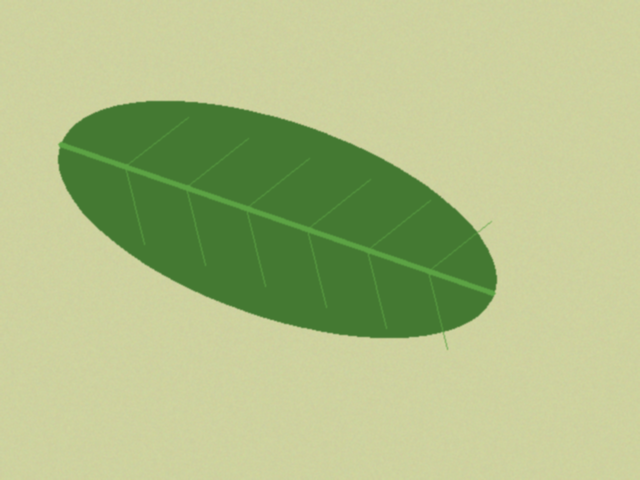
#> input picture src/data/sintesis/bersih/teh_001.png, 640 x 480 px
$ python -i bercak.py   (imports and definitions only)
#> lines starting #> are read from the running program, lines starting #| are printed output that depends on the picture; after the words box and inside, x2 and y2 are one past the last pixel; in counts of white or black regions, pixels touching at a corner belong together
#> further down, picture is the input picture: shape (480, 640, 3); mean B, G, R 133.9, 189.7, 174.3
### src/utils_tepi.py
"""utils_tepi.py: fungsi bantu evaluasi deteksi tepi dan morfologi (P5-P6 SIMUTEH)."""
import cv2
import numpy as np

def tepi_acuan(mask):
    m = (mask > 0).astype(np.uint8)
    return ((m - cv2.erode(m, np.ones((3, 3), np.uint8))) > 0).astype(np.uint8) * 255

# [16 lines left out: functions skor_tepi, iou, not called in this run]

def mask_daun_awal(img_bgr):
    s = cv2.cvtColor(img_bgr, cv2.COLOR_BGR2HSV)[:, :, 1]
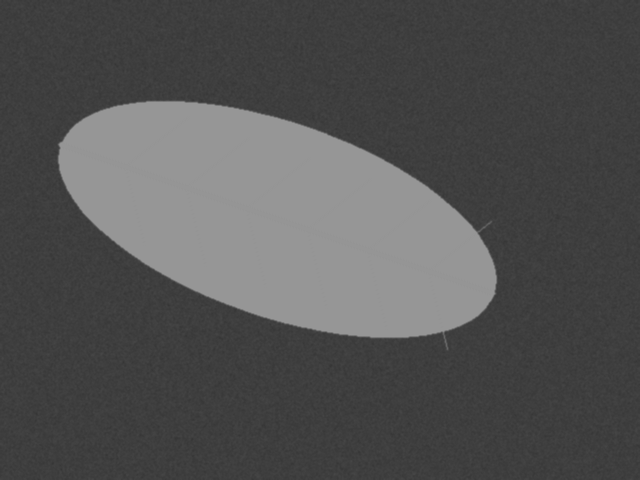
#> s: shape (480, 640); min 54, max 150, mean 82.1
    _, m = cv2.threshold(s, 0, 255, cv2.THRESH_BINARY + cv2.THRESH_OTSU)
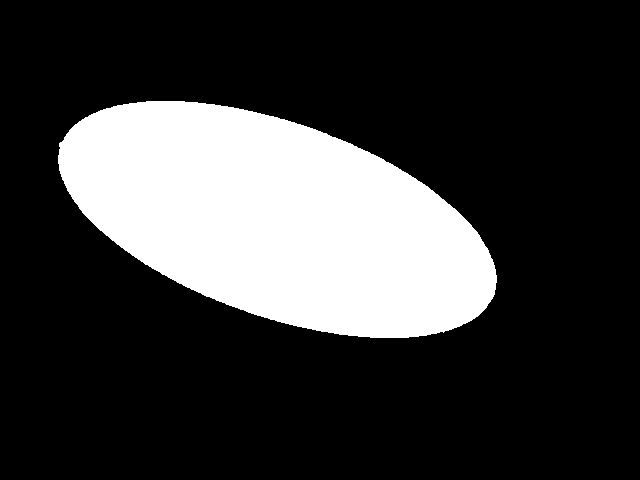
#> m: shape (480, 640); 22.8% white; 1 white region, box (x1, y1, x2, y2) and area: (58, 101, 497, 338) 70151
    return m

def bercak_awal(img_bgr, mask_daun, kanal=2, k=4.0):
#> called with kanal = 2, k = 4
    c = img_bgr[:, :, kanal].astype(np.float32)
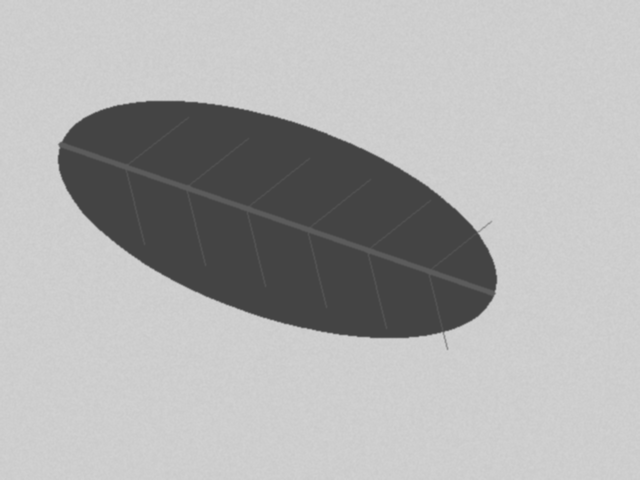
#> c: shape (480, 640) float32; min 68, max 210, mean 174.3
    m = mask_daun > 0
    med = np.median(c[m])
#> med = 68
    mad = 1.4826 * np.median(np.abs(c[m] - med))
#> mad = 0
    return (((c > med + k * mad) & m) * 255).astype(np.uint8)
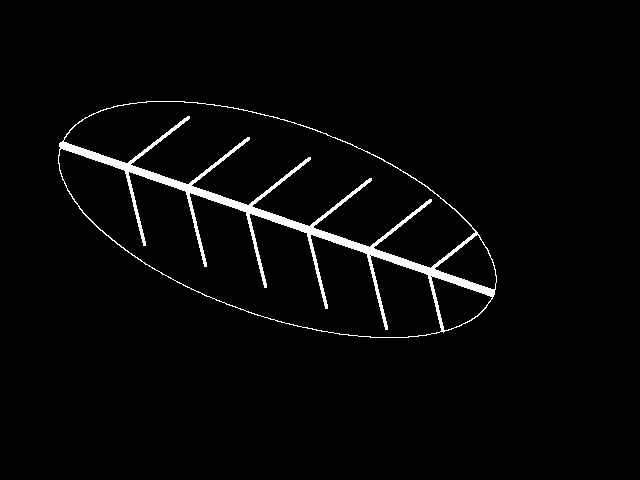
#> returned value: shape (480, 640); 2.6% white; 1 white region, box (x1, y1, x2, y2) and area: (58, 101, 497, 338) 7869

### src/bercak.py
"""bercak.py: analisis bercak SIMUTEH (dipakai ulang mulai P7)."""
import json
import cv2
import numpy as np
from utils_tepi import mask_daun_awal, bercak_awal

PARAM_BERCAK = {
    "kanal": 2,            # kanal terpilih (2 = R)
    "k": 4.0,              # ambang median + k x MAD
    "se_bentuk": "elips",  # "elips", "persegi", "silang"
    "se_open": 5,          # ukuran SE opening (0 = tidak dipakai)
    "se_close": 5,         # ukuran SE closing (0 = tidak dipakai)
    "luas_min": 20,        # piksel
    "bulat_min": 0.5,
    "rasio_maks": 1.8,
    "batas_ringan": 0.1,   # persen bercak minimum kelas Ringan
    "batas_berat": 2.0,    # persen bercak minimum kelas Berat
    "mm_per_px": 0.4375,
}

_BENTUK = {"elips": cv2.MORPH_ELLIPSE, "persegi": cv2.MORPH_RECT, "silang": cv2.MORPH_CROSS}


def _se(p, uk):
    return cv2.getStructuringElement(_BENTUK[p["se_bentuk"]], (uk, uk))


def bersihkan(biner, p):
    """Opening membuang titik derau dan potongan tipis; closing menutup celah."""
    # TODO 1: opening bila se_open > 0
    if p["se_open"] > 0:
        biner = cv2.morphologyEx(biner, cv2.MORPH_OPEN, _se(p, p["se_open"]))
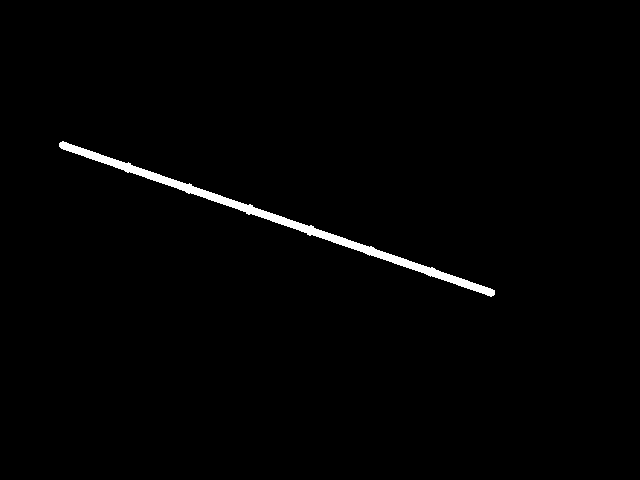
#> biner: shape (480, 640); 1.2% white; 1 white region, box (x1, y1, x2, y2) and area: (59, 141, 495, 297) 3591
    # TODO 2: closing bila se_close > 0
    if p["se_close"] > 0:
        biner = cv2.morphologyEx(biner, cv2.MORPH_CLOSE, _se(p, p["se_close"]))
#> biner: shape (480, 640); 1.2% white; 1 white region, box (x1, y1, x2, y2) and area: (59, 141, 495, 297) 3596
    return biner


def ukur_dan_saring(biner, p):
    """Mengembalikan mask bercak tersaring dan daftar ukuran setiap bercak."""
    keluar, daftar = np.zeros_like(biner), []
#> keluar: shape (480, 640); every value is 0
#> daftar = []
    # TODO 3: label komponen terhubung (konektivitas 8)
    n, lbl, st, cen = cv2.connectedComponentsWithStats((biner > 0).astype(np.uint8), connectivity=8)
#> n = 2; st = [[0, 0, 640, 480, 303604], [59, 141, 436, 156, 3596]]; cen = [[320, 239.7], [276.3, 218.4]]
    for i in range(1, n):
        # TODO 4: luas, keliling, kebulatan, rasio aspek (kontur dihitung pada potongan bounding box)
        x, y, w, h = (int(st[i, c]) for c in (cv2.CC_STAT_LEFT, cv2.CC_STAT_TOP,
                                              cv2.CC_STAT_WIDTH, cv2.CC_STAT_HEIGHT))
        potong = np.pad((lbl[y:y + h, x:x + w] == i).astype(np.uint8), 1)
        kontur, _ = cv2.findContours(potong, cv2.RETR_EXTERNAL, cv2.CHAIN_APPROX_NONE)
        luas = int(st[i, cv2.CC_STAT_AREA])
        keliling = cv2.arcLength(kontur[0], True)
        kebulatan = 0.0 if keliling == 0 else 4 * np.pi * luas / keliling ** 2
        lebar, tinggi = cv2.minAreaRect(kontur[0])[1]
        rasio = max(lebar, tinggi) / max(min(lebar, tinggi), 1)
        # TODO 5: simpan hanya yang memenuhi luas_min, bulat_min, rasio_maks
        if luas >= p["luas_min"] and kebulatan >= p["bulat_min"] and rasio <= p["rasio_maks"]:
            keluar[lbl == i] = 255
            daftar.append({"label": i, "luas_px": luas,
                           "luas_mm2": round(luas * p["mm_per_px"] ** 2, 2),
                           "keliling_px": round(float(keliling), 1),
                           "kebulatan": round(float(kebulatan), 2),
                           "rasio_aspek": round(float(rasio), 2),
                           "cx": int(cen[i][0]), "cy": int(cen[i][1])})
#> this loop made 1 pass
#> (x, y, w, h, luas, keliling, kebulatan, lebar) on pass 1: (59, 141, 436, 156, 3596, 1014.8, 0.0439, 10.11)
#> pass 1, in ukur_dan_saring, `potong = np.pad((lbl[y:y + h, x:x + w] == i).astype(np.uint8), 1)`:
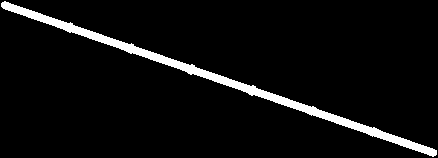
#> potong: shape (158, 438); values 0 (black) and 1 (white), 5.2% white; 1 white region, box (x1, y1, x2, y2) and area: (1, 1, 437, 157) 3596
    return keluar, daftar


def analisis_daun(img_praproses, p=None):
    """Masukan: citra BGR hasil praproses. Keluaran: kamus hasil analisis."""
    p = {**PARAM_BERCAK, **(p or {})}
    m_daun = mask_daun_awal(img_praproses)
    biner = bercak_awal(img_praproses, m_daun, kanal=p["kanal"], k=p["k"])
    m_bercak, daftar = ukur_dan_saring(bersihkan(biner, p), p)
#> daftar = []
    # TODO 6: persen bercak = luas bercak / luas daun x 100
    luas_daun = int((m_daun > 0).sum())
#> luas_daun = 70151
    persen = 100.0 * int((m_bercak > 0).sum()) / max(luas_daun, 1)
#> persen = 0
    # TODO 7: kelas dari batas_ringan dan batas_berat
    if persen >= p["batas_berat"]:
        kelas = "Bercak Berat"
    elif persen >= p["batas_ringan"]:
        kelas = "Bercak Ringan"
    else:
        kelas = "Sehat"
    return {"mask_daun": m_daun, "mask_bercak": m_bercak, "jumlah_bercak": len(daftar),
            "persen_bercak": round(float(persen), 3), "kelas": kelas, "bercak": daftar}


def simpan_param(p, path="../hasil/param_bercak.json"):
    with open(path, "w") as f:
        json.dump({**PARAM_BERCAK, **p}, f, indent=2)

>>> import cv2
>>> picture = cv2.imread('data/sintesis/bersih/teh_001.png')
>>> result = analisis_daun(picture)
#> result = 6 items

$ run again, on src/data/sintesis/bersih/teh_002.png
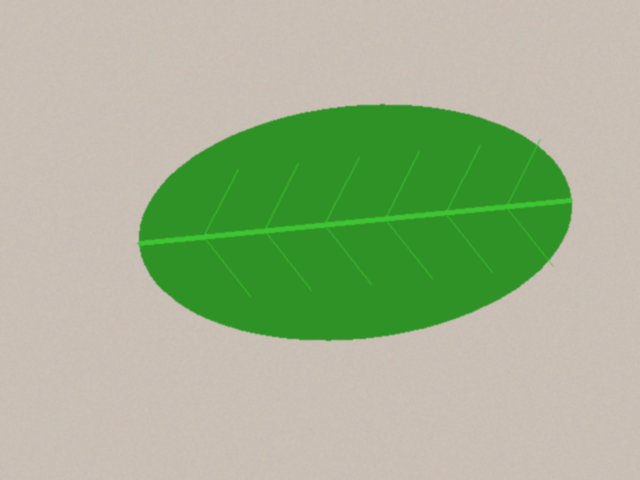
#> input picture src/data/sintesis/bersih/teh_002.png, 640 x 480 px
#> picture is the input picture: shape (480, 640, 3); mean B, G, R 143.7, 179.5, 160.9
#> in mask_daun_awal, `_, m = cv2.threshold(s, 0, 255, cv2.THRESH_BINARY + cv2.THRESH_OTSU)`:
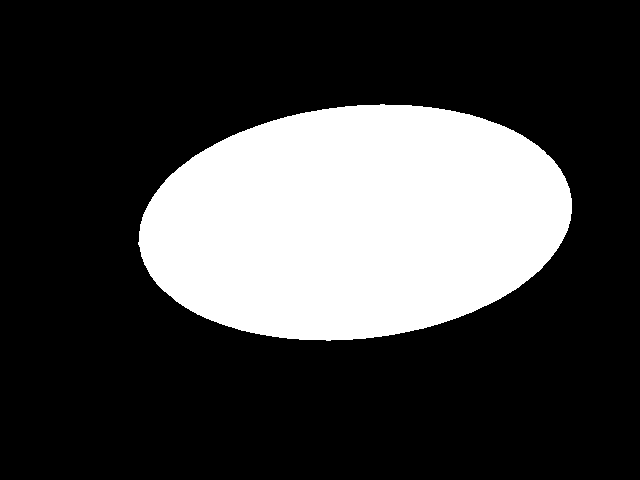
#> m: shape (480, 640); 25.9% white; 1 white region, box (x1, y1, x2, y2) and area: (138, 104, 572, 341) 79492
#> med = 47
#> mad = 0
#> biner: shape (480, 640); 1% white; 1 white region, box (x1, y1, x2, y2) and area: (138, 197, 572, 247) 3158
#> keluar: shape (480, 640); every value is 0
#> in ukur_dan_saring, `keluar, daftar = np.zeros_like(biner), []`: daftar = []
#> n = 2; st = [[0, 0, 640, 480, 304042], [138, 197, 434, 50, 3158]]; cen = [[319.1, 239.7], [354.8, 221.5]]
#> the loop in ukur_dan_saring, `for i in range(1, n):` made 1 pass
#> (x, y, w, h, luas, keliling, kebulatan, lebar) on pass 1: (138, 197, 434, 50, 3158, 920, 0.0469, 435.4)
#> pass 1, in ukur_dan_saring, `potong = np.pad((lbl[y:y + h, x:x + w] == i).astype(np.uint8), 1)`:
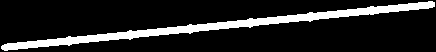
#> potong: shape (52, 436); values 0 (black) and 1 (white), 13.9% white; 1 white region, box (x1, y1, x2, y2) and area: (1, 1, 435, 51) 3158
#> in analisis_daun, `m_bercak, daftar = ukur_dan_saring(bersihkan(biner, p), p)`: daftar = []
#> luas_daun = 79492
#> persen = 0
#> result = 6 items

$ run again, on src/data/sintesis/bersih/teh_003.png
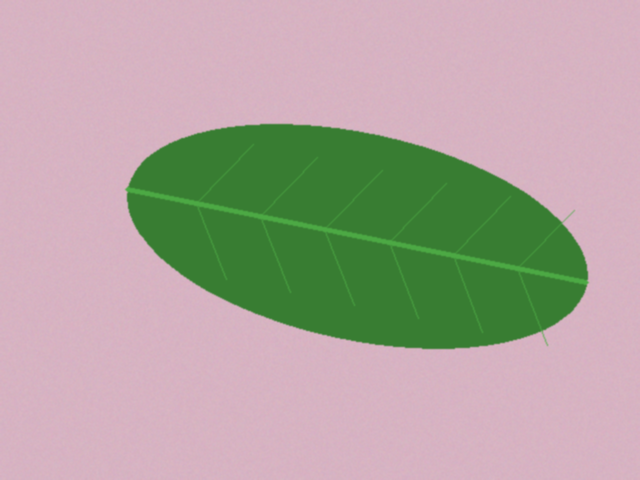
#> input picture src/data/sintesis/bersih/teh_003.png, 640 x 480 px
#> picture is the input picture: shape (480, 640, 3); mean B, G, R 158.1, 165.7, 175.4
#> in mask_daun_awal, `_, m = cv2.threshold(s, 0, 255, cv2.THRESH_BINARY + cv2.THRESH_OTSU)`:
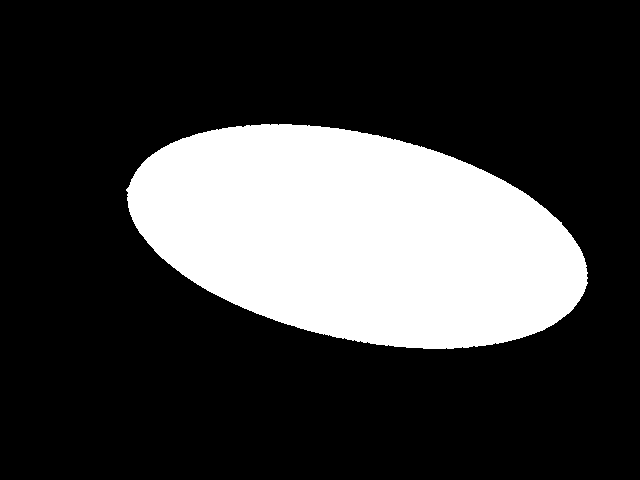
#> m: shape (480, 640); 24.7% white; 1 white region, box (x1, y1, x2, y2) and area: (126, 124, 588, 349) 75771
#> med = 56
#> mad = 0
#> biner: shape (480, 640); 1.1% white; 1 white region, box (x1, y1, x2, y2) and area: (127, 186, 587, 286) 3411
#> keluar: shape (480, 640); every value is 0
#> in ukur_dan_saring, `keluar, daftar = np.zeros_like(biner), []`: daftar = []
#> n = 2; st = [[0, 0, 640, 480, 303789], [127, 186, 460, 100, 3411]]; cen = [[319.1, 239.5], [356.7, 235.5]]
#> the loop in ukur_dan_saring, `for i in range(1, n):` made 1 pass
#> (x, y, w, h, luas, keliling, kebulatan, lebar) on pass 1: (127, 186, 460, 100, 3411, 1014.6, 0.0416, 9.15)
#> pass 1, in ukur_dan_saring, `potong = np.pad((lbl[y:y + h, x:x + w] == i).astype(np.uint8), 1)`:
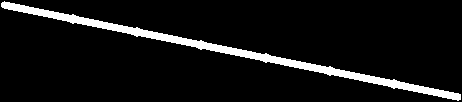
#> potong: shape (102, 462); values 0 (black) and 1 (white), 7.2% white; 1 white region, box (x1, y1, x2, y2) and area: (1, 1, 461, 101) 3411
#> in analisis_daun, `m_bercak, daftar = ukur_dan_saring(bersihkan(biner, p), p)`: daftar = []
#> luas_daun = 75771
#> persen = 0
#> result = 6 items
